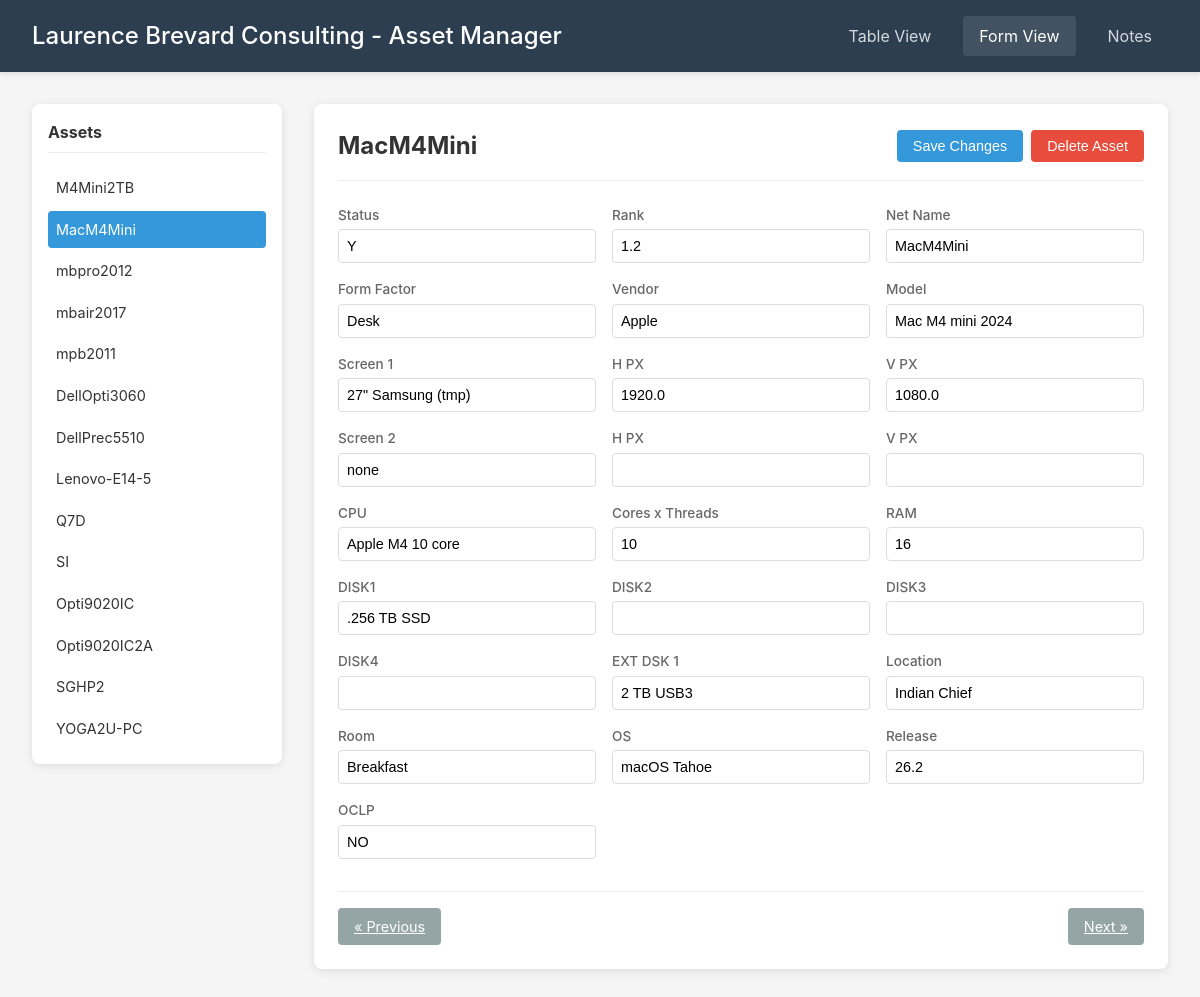
Page /form/2 on the committed database.
### tables this page shows
CREATE TABLE assets (
            id INTEGER PRIMARY KEY AUTOINCREMENT,
            status TEXT,
            rank REAL,
            net_name TEXT,
            form_factor TEXT,
            vendor TEXT,
            model TEXT,
            screen1 TEXT,
            h_px1 REAL,
            v_px1 REAL,
            screen2 TEXT,
            h_px2 REAL,
            v_px2 REAL,
            cpu TEXT,
            cores_threads TEXT,
            ram TEXT,
            disk1 TEXT,
            disk2 TEXT,
            disk3 TEXT,
            disk4 TEXT,
            ext_disk TEXT,
            location TEXT,
            room TEXT,
            os TEXT,
            os_release TEXT,
            oclp TEXT
        );

### app.py (the view)
@app.route('/form')
@app.route('/form/<int:asset_id>')
def form_view(asset_id=None):
    conn = get_db()
    assets = conn.execute('SELECT id, net_name FROM assets ORDER BY rank').fetchall()
    if asset_id is None and assets:
        asset_id = assets[0]['id']
    asset = None
    if asset_id:
        asset = conn.execute('SELECT * FROM assets WHERE id = ?', (asset_id,)).fetchone()
    conn.close()
    columns = get_columns()[1:]  # Exclude id for form fields
    display_columns = get_display_columns()[1:]
    return render_template('form.html', asset=asset, assets=assets, columns=columns,
                         display_columns=display_columns, current_id=asset_id)

### app.py (called while the page is built)
def get_db():
    conn = sqlite3.connect(DATABASE)
    conn.row_factory = sqlite3.Row
    return conn

def get_columns():
    return [
        'id', 'status', 'rank', 'net_name', 'form_factor', 'vendor', 'model',
        'screen1', 'h_px1', 'v_px1', 'screen2', 'h_px2', 'v_px2',
        'cpu', 'cores_threads', 'ram', 'disk1', 'disk2', 'disk3', 'disk4',
        'ext_disk', 'location', 'room', 'os', 'os_release', 'oclp'
    ]

def get_display_columns():
    return [
        'ID', 'Status', 'Rank', 'Net Name', 'Form Factor', 'Vendor', 'Model',
        'Screen 1', 'H PX', 'V PX', 'Screen 2', 'H PX', 'V PX',
        'CPU', 'Cores x Threads', 'RAM', 'DISK1', 'DISK2', 'DISK3', 'DISK4',
        'EXT DSK 1', 'Location', 'Room', 'OS', 'Release', 'OCLP'
    ]

### templates/form.html (shortened to what this page needs)
{% extends "base.html" %}
{% block content %}
<div class="form-container">
    <div class="form-sidebar">
        <h3>Assets</h3>
        <div class="asset-list">
            {% for a in assets %}
            <a href="{{ url_for('form_view', asset_id=a['id']) }}"
               class="asset-item {% if a['id'] == current_id %}active{% endif %}">
                {{ a['net_name'] }}
            </a>
            {% endfor %}
        </div>
    </div>
    <div class="form-main">
        {% if asset %}
        <div class="form-header">
            <h2>{{ asset['net_name'] }}</h2>
            <div class="form-actions">
                <button onclick="saveForm()" class="btn btn-primary">Save Changes</button>
                <button onclick="deleteAsset({{ asset['id'] }})" class="btn btn-danger">Delete Asset</button>
            </div>
        </div>
        <form id="asset-form" data-id="{{ asset['id'] }}">
            <div class="form-grid">
                {% for col, display in zip(columns, display_columns) %}
                <div class="form-group">
                    <label for="{{ col }}">{{ display }}</label>
                    <input type="text" id="{{ col }}" name="{{ col }}"
                           value="{{ asset[col] if asset[col] else '' }}">
                </div>
                {% endfor %}
            </div>
        </form>
        <div class="form-nav">
            {% set prev_asset = none %}
            {% set next_asset = none %}
            {% set found = false %}
            {% for a in assets %}
                {% if found and next_asset is none %}
                    {% set next_asset = a %}
                {% endif %}
                {% if a['id'] == current_id %}
                    {% set found = true %}
                {% endif %}
                {% if not found %}
                    {% set prev_asset = a %}
                {% endif %}
            {% endfor %}
            <a href="{{ url_for('form_view', asset_id=assets[-1]['id']) if assets else '#' }}"
               class="btn btn-secondary">&laquo; Previous</a>
            <a href="{{ url_for('form_view', asset_id=assets[0]['id']) if assets else '#' }}"
               class="btn btn-secondary">Next &raquo;</a>
        </div>
        {% else %}
        <div class="no-asset">
            <p>No assets found. Create one to get started.</p>
            <button onclick="createNewAsset()" class="btn btn-primary">+ Create Asset</button>
        </div>
        {% endif %}
    </div>
</div>
{% endblock %}

### static/style.css (style rules this page uses)
* { box-sizing: border-box; margin: 0; padding: 0; }
body { font-family: -apple-system, BlinkMacSystemFont, 'Segoe UI', Roboto, Oxygen, Ubuntu, sans-serif; background: #f5f5f5; color: #333; line-height: 1.5; }
.btn { padding: 0.5rem 1rem; border: none; border-radius: 4px; cursor: pointer; font-size: 0.9rem; transition: all 0.2s; }
.btn-primary { background: #3498db; color: white; }
.btn-secondary { background: #95a5a6; color: white; }
.btn-danger { background: #e74c3c; color: white; }
.form-container { display: flex; gap: 2rem; max-width: 1400px; }
.form-sidebar { width: 250px; flex-shrink: 0; background: white; border-radius: 8px; box-shadow: 0 2px 8px rgba(0,0,0,0.1); padding: 1rem; max-height: calc(100vh - 140px); overflow-y: auto; }
.form-sidebar h3 { font-size: 1rem; margin-bottom: 1rem; padding-bottom: 0.5rem; border-bottom: 1px solid #eee; }
.asset-list { display: flex; flex-direction: column; gap: 0.25rem; margin-bottom: 1rem; }
.asset-item { padding: 0.5rem; text-decoration: none; color: #333; border-radius: 4px; transition: all 0.2s; font-size: 0.9rem; }
.asset-item.active { background: #3498db; color: white; }
.form-main { flex: 1; background: white; border-radius: 8px; box-shadow: 0 2px 8px rgba(0,0,0,0.1); padding: 1.5rem; }
.form-header { display: flex; justify-content: space-between; align-items: center; margin-bottom: 1.5rem; padding-bottom: 1rem; border-bottom: 1px solid #eee; }
.form-header h2 { font-size: 1.5rem; }
.form-actions { display: flex; gap: 0.5rem; }
.form-grid { display: grid; grid-template-columns: repeat(auto-fill, minmax(250px, 1fr)); gap: 1rem; }
.form-group { display: flex; flex-direction: column; gap: 0.25rem; }
.form-group label { font-size: 0.85rem; font-weight: 500; color: #666; }
.form-group input, .form-group textarea { padding: 0.5rem; border: 1px solid #ddd; border-radius: 4px; font-size: 0.9rem; }
.form-nav { display: flex; justify-content: space-between; margin-top: 2rem; padding-top: 1rem; border-top: 1px solid #eee; }

### rows in the picture
assets: net_name "M4Mini2TB"
assets: net_name "MacM4Mini", status "Y" "1.2" "MacM4Mini" "Desk" "Apple" "Mac M4 mini 2024" "27\" Samsung (tmp)" "1920.0" "1080.0" "none" "Apple M4 10 core" "10" "16" ".256 TB SSD" "2 TB USB3" "Indian Chief" "Breakfast" "macOS Tahoe" "26.2" "NO"
assets: net_name "mbpro2012"
assets: net_name "mbair2017"
assets: net_name "mpb2011"
assets: net_name "DellOpti3060"
assets: net_name "DellPrec5510"
assets: net_name "Lenovo-E14-5"
assets: net_name "Q7D"
assets: net_name "SI"
assets: net_name "Opti9020IC"
assets: net_name "Opti9020IC2A"
assets: net_name "SGHP2"
assets: net_name "YOGA2U-PC"

### other values in the picture
{{ display }} "Status" "Rank" "Net Name" "Form Factor" "Vendor" "Model" "Screen 1" "H PX" "V PX" "Screen 2" "H PX" "V PX" "CPU" "Cores x Threads" "RAM" "DISK1" "DISK2" "DISK3" "DISK4" "EXT DSK 1" "Location" "Room" "OS" "Release" "OCLP"
